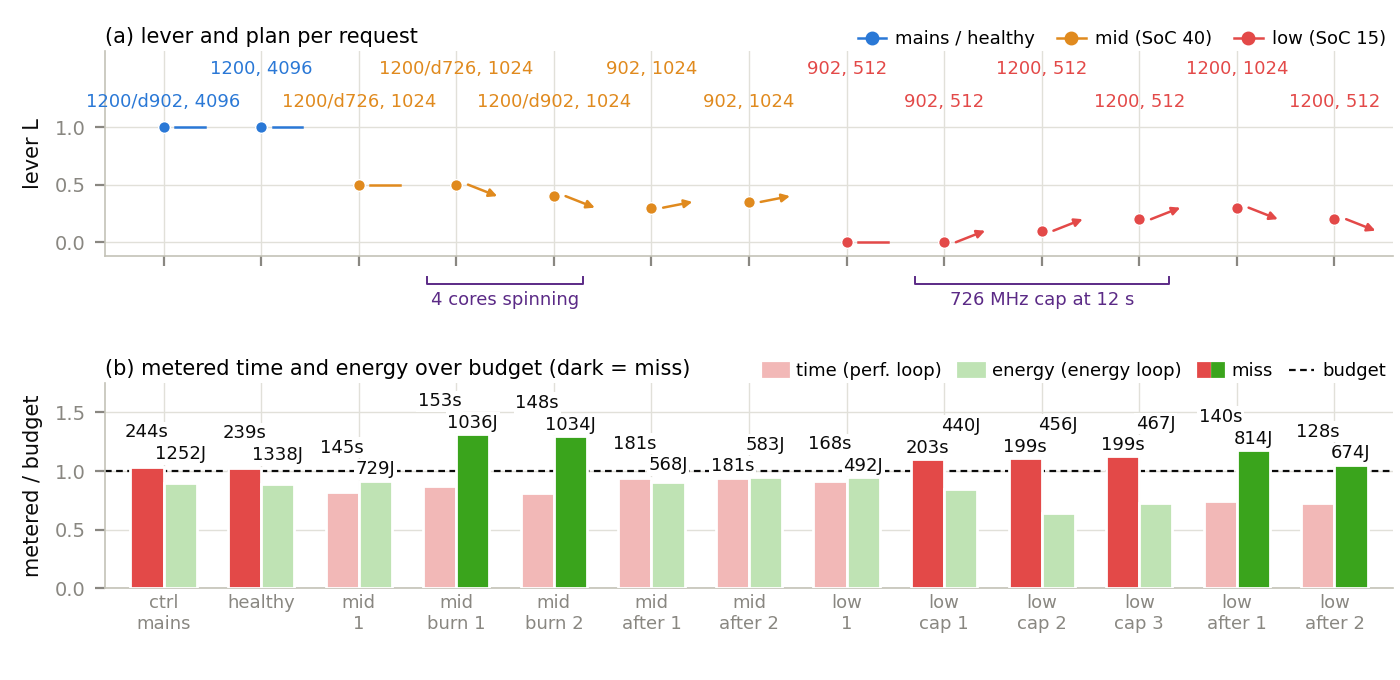

Recreate this plot in Python.
#!/usr/bin/env python3
"""The two loops and the lever, provoked on the phone (from /tmp/loop_proof, run_loop_proof.sh).
(a) the lever bias per tier across the request sequence, with the plan each request ran;
(b) every request's metered time and energy against the budgets its loops check
    (1.0 = budget): a bar above 1.0 is a miss and the loop that owns it moved the lever.
"""
import os, re, glob, sys
import matplotlib
matplotlib.use("Agg")
import matplotlib.pyplot as plt
import numpy as np

BLUE, AQUA, RED, PURPLE, GREEN, ORANGE = "#2a78d6", "#1b9aa8", "#e34948", "#5b2a86", "#3aa41c", "#e08a1e"
INK, MUTED, GRID, AXIS, SURF = "#0b0b0b", "#898781", "#e1e0d9", "#c3c2b7", "#ffffff"
plt.rcParams.update({"font.family": "sans-serif", "font.sans-serif": ["DejaVu Sans", "Arial"], "font.size": 7.5,
    "axes.labelsize": 7.5, "axes.titlesize": 8, "legend.fontsize": 6.5, "xtick.labelsize": 6.5, "ytick.labelsize": 7,
    "axes.edgecolor": AXIS, "axes.linewidth": 0.6, "xtick.color": MUTED, "ytick.color": MUTED, "axes.labelcolor": INK,
    "grid.color": GRID, "grid.linewidth": 0.5, "axes.grid": True, "axes.axisbelow": True, "legend.frameon": False,
    "figure.facecolor": SURF, "axes.facecolor": SURF, "pdf.fonttype": 42, "ps.fonttype": 42})
HOST = sys.argv[1] if len(sys.argv) > 1 else "/tmp/loop_proof"
ORDER = ["ctrl_mains", "healthy", "mid_1", "mid_burn_1", "mid_burn_2", "mid_after_1", "mid_after_2",
         "low_1", "low_cap_1", "low_cap_2", "low_cap_3", "low_after_1", "low_after_2"]
DIST = {"mid_burn_1": "4 cores\nspinning", "mid_burn_2": "4 cores\nspinning", "low_cap_1": "726 cap\nat 12 s", "low_cap_2": "726 cap\nat 12 s", "low_cap_3": "726 cap\nat 12 s"}

def parse(path):
    s = open(path).read().strip()
    if not s: return None
    f = dict(re.findall(r"(\w+)=(\"[^\"]*\"|\S+)", s))
    b0, b1 = f["bias"].split("->")
    return dict(tier=f["tier"], lever=float(f["lever"]), b0=float(b0), b1=float(b1), plan=f["plan"], cap=int(f["nout_cap"]),
                E=float(f["meas_J"]), T=float(f["meas_s"]), PE=float(f["pred_J"]), PT=float(f["pred_s"]),
                tb=float(f["tbud"]), eb=float(f["ebud"]), act=s.split("; ")[-1])
rows = [(t, parse(f"{HOST}/{t}/sched_log.txt")) for t in ORDER if os.path.exists(f"{HOST}/{t}/sched_log.txt")]
rows = [(t, r) for t, r in rows if r]
if not rows:
    sys.exit("no cells yet")
short = {"gpu1200_k1024": "1200", "gpu1200d902_k1024": "1200/d902", "gpu1200d726_k1024": "1200/d726", "gpu902_k1024": "902", "gpu726_k1024": "726"}
tcol = {"mains": BLUE, "healthy": BLUE, "mid": ORANGE, "low": RED}


from matplotlib.patches import Patch
from matplotlib.lines import Line2D
from matplotlib.legend_handler import HandlerTuple

fig, (a, b) = plt.subplots(2, 1, figsize=(7.0, 3.4), sharex=True, gridspec_kw=dict(height_ratios=[1.0, 1.0]))
fig.subplots_adjust(left=0.075, right=0.995, top=0.925, bottom=0.135, hspace=0.62)
xs = np.arange(len(rows))
for s in ("top", "right"):
    a.spines[s].set_visible(False); b.spines[s].set_visible(False)
a.set_xlim(-0.6, len(rows) - 0.4)

# (a) lever used (marker) and the nudge the loops applied afterwards (arrow); plan in one line above
for i, (x, (t, r)) in enumerate(zip(xs, rows)):
    c = tcol[r["tier"]]
    L_after = min(1, max(0, {"mains": 1.0, "healthy": 1.0, "mid": 0.5, "low": 0.0}[r["tier"]] + r["b1"]))
    a.plot([x], [r["lever"]], marker="o", ms=4.2, color=c, mec=SURF, mew=0.5, zorder=4, ls="none")
    if abs(L_after - r["lever"]) > 1e-9:
        a.annotate("", (x + 0.42, L_after), (x + 0.12, r["lever"]),
                   arrowprops=dict(arrowstyle="-|>", color=c, lw=0.9, shrinkA=0, shrinkB=0, mutation_scale=6), zorder=4)
    else:
        a.plot([x + 0.12, x + 0.42], [r["lever"], r["lever"]], color=c, lw=0.9, zorder=4)
    plan = f"{short.get(r['plan'], r['plan'])}, {r['cap']}"
    a.text(x, 1.22 if i % 2 == 0 else 1.5, plan, ha="center", va="center", fontsize=6.5, color=c, zorder=5)
a.set_ylim(-0.12, 1.66); a.set_yticks([0, 0.5, 1.0]); a.set_ylabel("lever L")
a.set_title("(a) lever and plan per request", loc="left", fontsize=7.5, pad=3)
hs = [Line2D([], [], color=c, marker="o", ms=4, ls="-", lw=0.9, label=lab)
      for c, lab in ((BLUE, "mains / healthy"), (ORANGE, "mid (SoC 40)"), (RED, "low (SoC 15)"))]
a.legend(handles=hs, loc="lower right", bbox_to_anchor=(1.0, 0.98), ncol=3, fontsize=6.5, handlelength=1.6,
         columnspacing=1.2, handletextpad=0.5, borderaxespad=0)
# disturbances: short bracket + label just below panel (a)
DSPAN = {"4 cores spinning": [i for i, (t, _) in enumerate(rows) if t.startswith("mid_burn")],
         "726 MHz cap at 12 s": [i for i, (t, _) in enumerate(rows) if t.startswith("low_cap")]}
for lab, idx in DSPAN.items():
    if not idx: continue
    x0, x1 = min(idx) - 0.3, max(idx) + 0.3
    a.plot([x0, x0, x1, x1], [-0.30, -0.36, -0.36, -0.30], color=PURPLE, lw=0.7, clip_on=False, transform=a.transData)
    a.text((x0 + x1) / 2, -0.42, lab, ha="center", va="top", fontsize=6.5, color=PURPLE, clip_on=False)

# (b) meter against budgets
w = 0.34
labels = []
HALO = dict(facecolor=SURF, edgecolor="none", pad=0.6)
for x, (t, r) in zip(xs, rows):
    rt, re_ = r["T"] / r["tb"], r["E"] / r["eb"]
    b.bar(x - w / 2, rt, w, color=RED if r["T"] > r["tb"] else "#f2b8b7", edgecolor=SURF, zorder=3)
    b.bar(x + w / 2, re_, w, color=GREEN if r["E"] > r["eb"] else "#bfe3b4", edgecolor=SURF, zorder=3)
    labels.append(b.text(x - w / 2, rt + 0.02, f"{r['T']:.0f}s", ha="center", va="bottom", fontsize=6.5, color=INK, zorder=2.5, bbox=HALO))
    labels.append(b.text(x + w / 2, re_ + 0.02, f"{r['E']:.0f}J", ha="center", va="bottom", fontsize=6.5, color=INK, zorder=2.5, bbox=HALO))
b.axhline(1.0, color=INK, lw=0.8, ls=(0, (3, 2)), zorder=2)
b.set_ylim(0, 1.75); b.set_yticks([0, 0.5, 1.0, 1.5]); b.set_ylabel("metered / budget")
b.set_title("(b) metered time and energy over budget (dark = miss)", loc="left", fontsize=7.5, pad=3)
b.set_xticks(xs); b.set_xticklabels([t.replace("_", "\n", 1).replace("_", " ") for t, _ in rows], fontsize=6.5)
b.tick_params(axis="x", length=0, pad=2)
hb = [Patch(color="#f2b8b7", label="time (performance loop)"), Patch(color="#bfe3b4", label="energy (energy loop)"),
      (Patch(color=RED), Patch(color=GREEN)), Line2D([], [], color=INK, lw=0.8, ls=(0, (3, 2)))]
b.legend(handles=hb, labels=["time (perf. loop)", "energy (energy loop)", "miss", "budget"],
         handler_map={tuple: HandlerTuple(ndivide=None, pad=0.15)}, loc="lower right", bbox_to_anchor=(1.0, 0.98),
         ncol=4, fontsize=6.5, handlelength=1.4, columnspacing=0.9, handletextpad=0.45, borderaxespad=0, handleheight=0.7)

# nudge value labels so no two touch and none touches another bar (display space); lift the higher-bottomed one
def unclash(ax, texts, obstacles=(), pad_px=1.8, tries=40):
    fig.canvas.draw()
    rend = fig.canvas.get_renderer()
    obs = [o.get_window_extent(rend) for o in obstacles]
    def hit(p, q):
        return p.x0 < q.x1 + pad_px and q.x0 < p.x1 + pad_px and p.y0 < q.y1 + pad_px and q.y0 < p.y1 + pad_px
    def lift(k, top_px):
        t = texts[k]; x, y = t.get_position()
        y_disp = ax.transData.transform((x, y))[1] + (top_px + pad_px - t.get_window_extent(rend).y0)
        t.set_position((x, ax.transData.inverted().transform((0, y_disp))[1]))
    for _ in range(tries):
        moved = False
        for i in range(len(texts)):
            bi = texts[i].get_window_extent(rend)
            for o in obs:
                if hit(bi, o) and bi.y0 < o.y1:      # label sits inside a neighbouring bar
                    lift(i, o.y1); bi = texts[i].get_window_extent(rend); moved = True
            for j in range(len(texts)):
                if j == i: continue
                bj = texts[j].get_window_extent(rend)
                if hit(bi, bj) and bi.y0 >= bj.y0:   # i is the higher one: lift i above j
                    lift(i, bj.y1); bi = texts[i].get_window_extent(rend); moved = True
        if not moved: break
unclash(b, labels, obstacles=b.patches)

def audit(fig, pad=0.5):
    fig.canvas.draw(); rend = fig.canvas.get_renderer(); items = []
    for ax in fig.axes:
        items += [(t.get_text(), t.get_window_extent(rend)) for t in ax.texts if t.get_text().strip()]
        items += [(t.get_text(), t.get_window_extent(rend)) for t in (ax.title, ax._left_title, ax._right_title) if t.get_text().strip()]
        items += [(t.get_text(), t.get_window_extent(rend)) for t in ax.get_xticklabels() + ax.get_yticklabels() if t.get_text().strip() and t.get_visible()]
        if ax.get_legend(): items += [(t.get_text(), t.get_window_extent(rend)) for t in ax.get_legend().get_texts()]
    bad = 0
    for i in range(len(items)):
        for j in range(i + 1, len(items)):
            p, q = items[i][1], items[j][1]
            if p.x0 < q.x1 + pad and q.x0 < p.x1 + pad and p.y0 < q.y1 + pad and q.y0 < p.y1 + pad:
                print(f"  OVERLAP: {items[i][0]!r} <-> {items[j][0]!r}"); bad += 1
    w, h = fig.get_size_inches()
    for name, bb in items:
        if bb.x0 < 0 or bb.y0 < 0 or bb.x1 > w * fig.dpi or bb.y1 > h * fig.dpi: print(f"  CLIPPED: {name!r}"); bad += 1
    print("  audit:", "clean" if not bad else f"{bad} issue(s)")
audit(fig)
out = os.path.join(os.path.dirname(os.path.abspath(__file__)), "fig_loop_proof")
fig.savefig(out + ".pdf"); fig.savefig(out + ".png", dpi=200); print("wrote", out)
for t, r in rows:
    print(f"  {t:12s} {r['tier']:8s} L={r['lever']:.2f} bias {r['b0']:+.2f}->{r['b1']:+.2f}  {r['plan']:18s} cap {r['cap']:5d}  T {r['T']:5.0f}/{r['tb']:.0f} s  E {r['E']:5.0f}/{r['eb']:.0f} J  {r['act']}")
